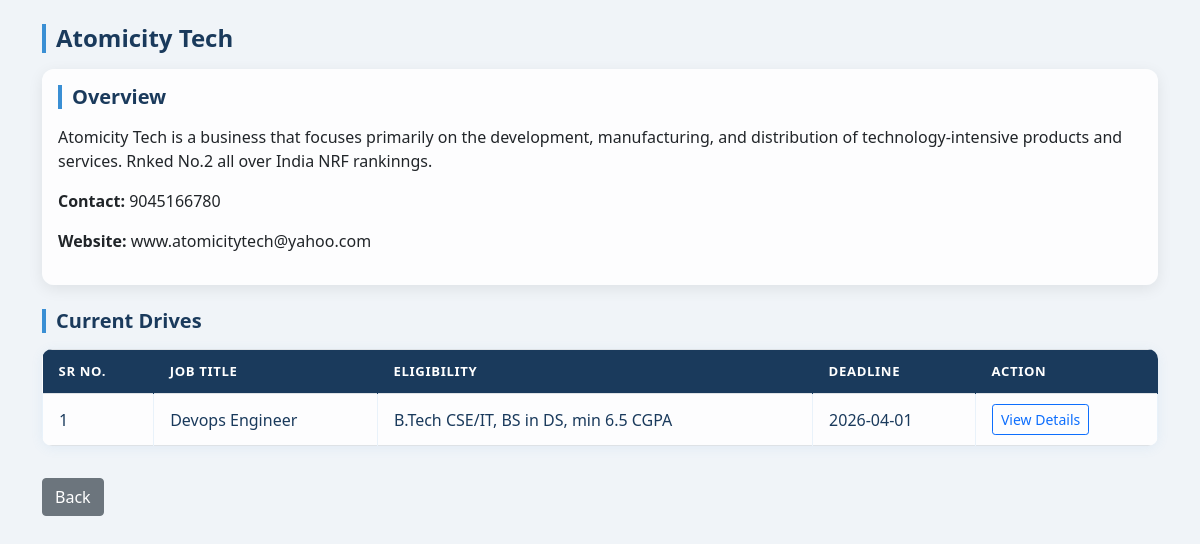
/student_view_company/1/2, run on the app's committed database.
### application/models.py (models this page shows)
class Company(db.Model):
    __tablename__ = 'company'
    id = db.Column(db.Integer, primary_key=True)
    company_name = db.Column(db.String(150), nullable=False)
    user_id = db.Column(db.Integer, db.ForeignKey('user.id'), nullable=False)
    contact = db.Column(db.String(100))
    website = db.Column(db.String(200))
    description = db.Column(db.Text)
    is_approved = db.Column(db.Boolean, default=False)
    drives = db.relationship('Drive', backref='company', lazy=True)
    applications = db.relationship('Application', backref='company', lazy=True)

class Drive(db.Model):
    __tablename__ = 'drive'
    id = db.Column(db.Integer, primary_key=True)
    company_id = db.Column(db.Integer, db.ForeignKey('company.id'), nullable=False)
    drive_name = db.Column(db.String(150), nullable=False)
    job_title = db.Column(db.String(200), nullable=False)
    job_description = db.Column(db.Text, nullable=False)
    eligibility = db.Column(db.String(300))
    salary = db.Column(db.String(100))
    deadline = db.Column(db.Date, nullable=False)
    status = db.Column(db.String(20), default="Pending")
    created_at = db.Column(db.DateTime, default=lambda: datetime.now(timezone.utc))
    applications = db.relationship('Application', backref='drive', lazy=True)

### application/controllers.py (the view)
@app.route("/student_view_company/<int:company_id>/<int:user_id>")
def student_view_company(company_id, user_id):
    company = Company.query.get(company_id)
    drives = Drive.query.filter_by(company_id=company_id, status="Approved").all()
    return render_template(
        "student_view_company.html",
        company=company,
        drives=drives,
        user_id=user_id
    )

### templates/student_view_company.html (shortened to what this page needs)
<!DOCTYPE html>
<html>
<head>
  <link href="https://cdn.jsdelivr.net/npm/bootstrap@5.0.2/dist/css/bootstrap.min.css" rel="stylesheet">
  <link rel="stylesheet" href="/static/style.css">
</head>
<body>
<div class="container mt-4">
  <h4>{{ company.company_name }}</h4>
  <div class="card p-3 mb-4">
    <h5>Overview</h5>
    <p>{{ company.description or "No description available." }}</p>
    <p><strong>Contact:</strong> {{ company.contact or "N/A" }}</p>
    <p><strong>Website:</strong> {{ company.website or "N/A" }}</p>
  </div>
  <h5>Current Drives</h5>
  {% if drives %}
  <table class="table table-bordered">
    <thead>
      <tr>
        <th>Sr No.</th>
        <th>Job Title</th>
        <th>Eligibility</th>
        <th>Deadline</th>
        <th>Action</th>
      </tr>
    </thead>
    <tbody>
      {% for d in drives %}
      <tr>
        <td>{{ loop.index }}</td>
        <td>{{ d.job_title }}</td>
        <td>{{ d.eligibility or "N/A" }}</td>
        <td>{{ d.deadline }}</td>
        <td>
          <a href="/student_drive/{{ d.id }}/{{ user_id }}"
             class="btn btn-outline-primary btn-sm">
             View Details
          </a>
        </td>
      </tr>
      {% endfor %}
    </tbody>
  </table>
  {% else %}
    <p class="text-muted">No active drives from this company.</p>
  {% endif %}
  <a href="/student_dashboard/{{ user_id }}" class="btn btn-secondary mt-3">Back</a>
</div>
</body>
</html>

### static/style.css (style rules this page uses)
* { margin: 0; padding: 0; box-sizing: border-box; }
body { background: linear-gradient(135deg, #e8f4fd 0%, #d6eaf8 50%, #c8e6f9 100%); font-family: 'Segoe UI', sans-serif; min-height: 100vh; }
.container h4, .container h5 { color: #1a3a5c; font-weight: 600; border-left: 4px solid #3a8fd4; padding-left: 10px; margin-bottom: 16px; }
.card { border: none !important; border-radius: 12px !important; box-shadow: 0 2px 16px rgba(100, 160, 220, 0.15) !important; background: rgba(255, 255, 255, 0.85) !important; }
.table { background: rgba(255, 255, 255, 0.85); border-radius: 10px; overflow: hidden; box-shadow: 0 2px 12px rgba(100, 160, 220, 0.1); }
.table thead th { background: #1a3a5c !important; color: #ffffff !important; font-size: 0.82rem; text-transform: uppercase; letter-spacing: 0.05em; border: none !important; padding: 12px 16px; }
.table tbody tr { transition: background 0.15s; }
.table tbody td { color: #1a3a5c; vertical-align: middle; border-color: rgba(58, 143, 212, 0.1) !important; padding: 10px 16px; }
.card { border: none !important; border-radius: 12px !important; box-shadow: 0 4px 15px rgba(0,0,0,0.08) !important; transition: transform 0.2s, box-shadow 0.2s !important; }
body { background: #f0f4f8 !important; }

### data on the page
Company: company_name "Atomicity Tech", description "Atomicity Tech is a business that focuses primarily on the development, manufacturing, and distribution of technology-intensive products and services. Rnked No.2 all over India NRF rankinngs.", contact "9045166780", website "www.atomicitytech@yahoo.com"
Drive: job_title "Devops Engineer", eligibility "B.Tech CSE/IT, BS in DS, min 6.5 CGPA", deadline "2026-04-01"
